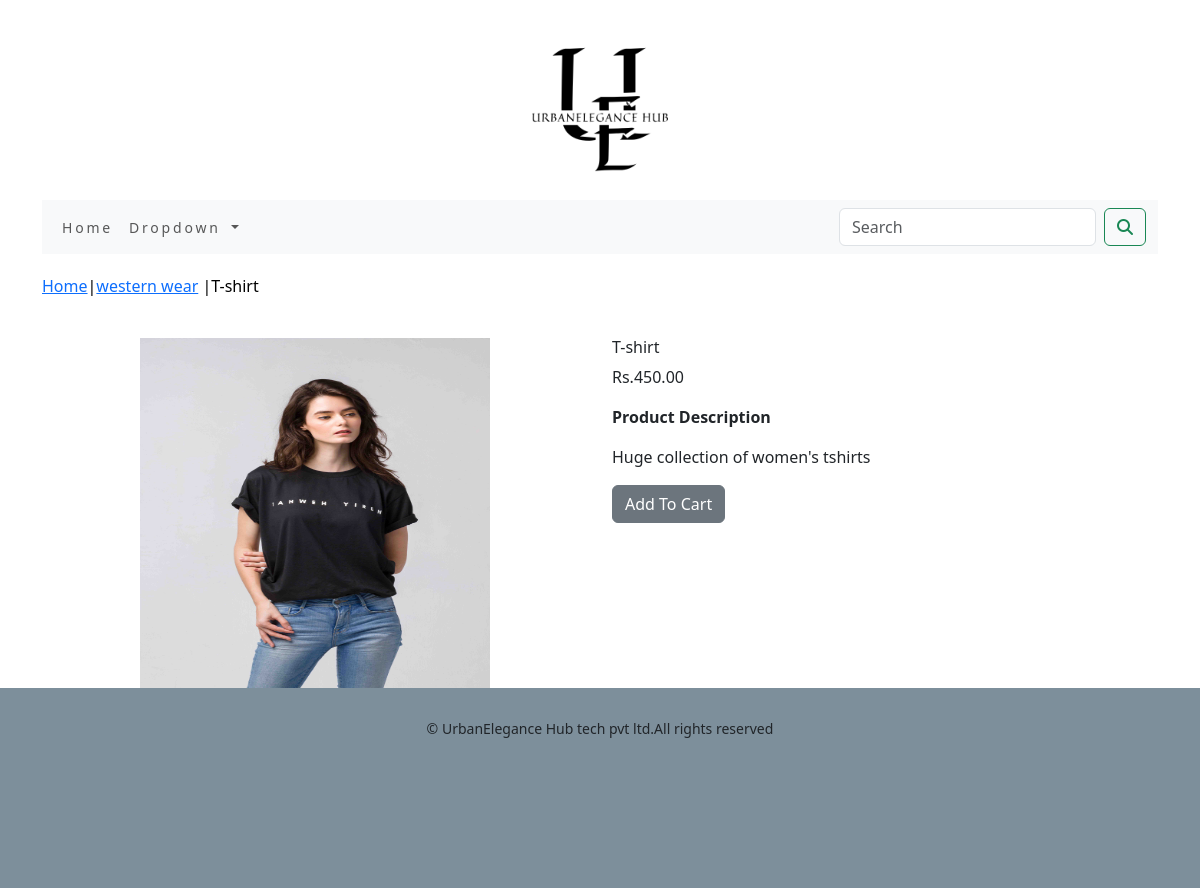
Page /ecommerceapp/western-wear/t-shirt/ on the committed database.
### ecommerceapp/models.py (models this page shows, shortened)
class Product(models.Model):
    name=models.CharField(max_length=250)
    slug = models.SlugField(max_length=250,unique=True)
    description = models.TextField(blank=True)
    price=models.DecimalField(max_digits=15,decimal_places=2)
    category=models.ForeignKey(Category,on_delete=models.CASCADE)
    image = models.ImageField(upload_to='product', blank=True)
    stock=models.IntegerField()
    available=models.BooleanField(default=True)
    created=models.DateTimeField(auto_now_add=True)
    updated=models.DateTimeField(auto_now=True)
    class Meta:
        ordering = ('name',)
        verbose_name = 'product'
        verbose_name_plural = 'products'

class Category(models.Model):
    name=models.CharField(max_length=250)
    slug=models.SlugField(max_length=250,unique=True)
    description=models.TextField(blank=True)
    image=models.ImageField(upload_to='category',blank=True)
    class Meta:
        ordering=('name',)
        verbose_name='category'
        verbose_name_plural='categories'
    def get_url(self):
        return reverse('ecommerceapp:products_by_category',args=[self.slug])
    def __str__(self):
        return '{}' .format(self.name)

### ecommerceapp/views.py (the view)
# urls.py: path('<slug:c_slug>/<slug:product_slug>/',views.proDetail,name='prodCatDetail'),
def proDetail(request,c_slug,product_slug):
    try:
        product=Product.objects.get(category__slug=c_slug,slug=product_slug)
    except Exception as e:
        raise e
    return render(request,'product.html',{'product': product})

### cartapp/context_processors.py (called while the page is built)
def counter(request):
    item_count=0
    if 'admin' in request.path:
        return {}
    else:
        try:
            cart=Cart.objects.filter(cart_id=cart_id(request))
            car_items=CartItem.objects.all().filter(cart=cart[:1])
            for cart_item in car_items:
                item_count += cart_item.quantity
        except Cart.DoesNotExcept:
            item_count=0
    return dict(item_count=item_count)

### cartapp/views.py (called while the page is built)
def cart_id(request):
    cart=request.session.session_key
    if not cart:
        cart=request.session.create()
    return cart

### ecommerceapp/context_processors.py (called while the page is built)
def menu_links(request):
    links=Category.objects.all()
    return dict(links=links)

### templates/product.html (shortened to what this page needs)
{% extends 'base.html' %}
{% load static %}
{% block content %}
<div class="row my_prod_row">
    <div class="mx_auto">
         <p> <a href="{% url 'ecommerceapp:allProdCat' %}"> Home</a>|<a href="{{product.category.get_url}}">{{product.category}}</a> |{{product.name}}</p>
    </div>
    <div class="container">
    <br>
        <div class="row ">
            <div class="col-12 col-sm-12 col-md-12 col-lg-6 text-center">
                <div style="min-width:18rem;">
                    <img src="{{product.image.url}}" height="350px"  width="350px" alt="{{product.name}}">
                </div>
            </div>
                <div  class="col-12 col-sm-12 col-md-12 col-lg-6">
                    <div>
                    <h1 class="my_prod_title">{{product.name}}</h1>
                    <p>Rs.{{product.price}}</p>
                    <p class="my_title"><b>Product Description</b></p>
                    <p class=" text-justify my_prod_text">{{product.description}}</p>
                    {% if product.stock <= 0 %}
                    <p class=" text-justify my_prod_text"><b>Out Of Stock</b></p>
                    {% else %}
                    <a class="btn btn-secondary" href="{% url 'cartapp:add_cart' product.id %}">Add To Cart</a>
                    {% endif %}
                </div>
            </div>
        </div>
    </div>
</div>
{% endblock %}

### static/css/custom.css (style rules this page uses)
.my_prod_row { padding-top:20px; padding-bottom-20px; }
.my_prod_row .mx_auto { color:#000; font-size:16px; }
.my_prod_title { font-size:16px; padding-20px; padding-bottom-20px; }

### rows in the picture
Product: category "western wear", name "T-shirt", image (picture), price "450.00", description "Huge collection of women's tshirts"
